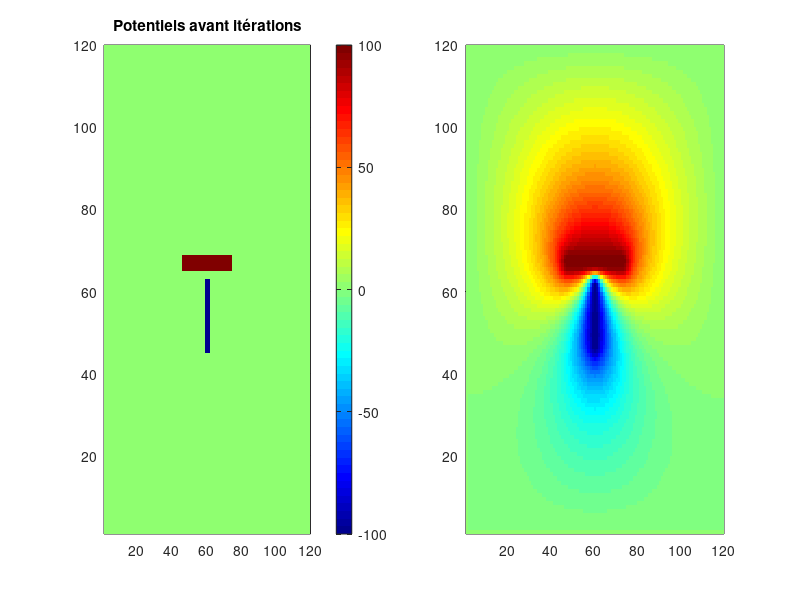

This figure's MATLAB source: (Note: this script raises an error after producing the figure.)
% Resolution equation de Laplace
%
clear
close all
clc

%% Dimensions / maillage
dx=1; % cm
dy=1; % cm
Nx = 120;
Ny = 120;

%% Potentiels / sources
v0 = 0; % condition aux limites (en V)
v1 = 100; % conducteur 1
v2 = -100; % conducteur 2

% Initialisation la matrice de calcul
V = zeros(Nx,Ny); % mettre toute la matrice a zero

%% Sources
% Dimensions du potentiel 1
Pot1L=28;
Pot1H=4;

% Dimensions du potentiel 2
Pot2L=2;
Pot2H=18;

V((7+Ny/2)-Pot1H/2:(7+Ny/2)+Pot1H/2-1, ...
    (Nx/2)-Pot1L/2:(Nx/2)+Pot1L/2) = v1; % Conducteur 1 centré
V((-6+Ny/2)-Pot2H/2:(-6+Ny/2)+Pot2H/2-1, ...
    (Nx/2)-Pot2L/2:(Nx/2)+Pot2L/2) = v2; % Conducteur 2 centré

figure(1)
subplot(1, 2, 1);
h = pcolor(V)
set(h, 'EdgeColor', 'none');
title("Potentiels avant itérations")

% Changer la palette de couleurs
colormap(jet)  % Palette allant du bleu au rouge
colorbar;  % Ajouter une barre de couleur

%% Calcul de convergence
Iter=0;     % Nombre d'itérations
seuil=1e-2; % Seuil de différence
cond=1;     % Condition de convergence
ii=dx+1:Nx-dx;
jj=dy+1:Ny-dy;

% Mesure du temps de calcul
tic;  % Début du chronométrage

while cond>seuil
    % Mémoire de la matrice précédente
    Vold=V;

    % Conditions aux limites
    V(1,:) = v0;    % Première colone à zéro
    V(Nx,:) = v0;   % Dernière colone à zéro
    V(:,1) = v0;    % Première ligne à zéro
    V(:,Ny) = v0;   % Dernière ligne à zéro

    % Sources
    V((7+Ny/2)-Pot1H/2:(7+Ny/2)+Pot1H/2-1, ...
        (Nx/2)-Pot1L/2:(Nx/2)+Pot1L/2) = v1; % Conducteur 1 centré
    V((-6+Ny/2)-Pot2H/2:(-6+Ny/2)+Pot2H/2-1, ...
        (Nx/2)-Pot2L/2:(Nx/2)+Pot2L/2) = v2; % Conducteur 2 centré

    % Equation de calcul
    V(ii,jj)=0.25*( V(ii+1,jj) + V(ii-1,jj) + V(ii,jj+1) + V(ii,jj-1) );

    % Calcul de condition de convergence
    cond=norm(abs(Vold(:)-V(:)));
    Iter=Iter+1;
end

% Temps écoulé
temps = toc;  % Fin du chronométrage

%% Figure
subplot(1, 2, 2);
h = pcolor(V)
set(h, 'EdgeColor', 'none');
title("Potentiels après "+Iter+" itérations", ...
    "Seuil : "+seuil+", Temps ecoulé : "+temps+"s")

% Changer la palette de couleurs
colormap(jet)  % Palette allant du bleu au rouge
colorbar;  % Ajouter une barre de couleur
